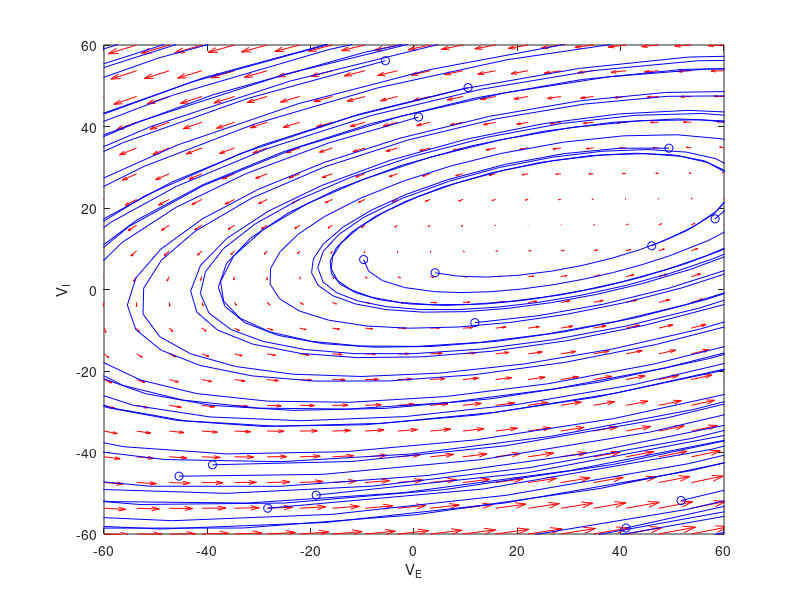

Write the MATLAB code that produced this figure. (Note: this script raises an error after producing the figure.)
clc
clear
figure
% initial parameters
noip = 15;
interval = 60;
Mee = 1.25;
Mei = -1;
Mie = 1;
Mii = 0;
Ye = -10;
Yi = 10;
Te = 0.01;
Ti = 0.05;
f = @(t,Y) [(-Y(1)+Mee*Y(1)+Mei*Y(2)-Ye)/Te;(-Y(2)+Mie*Y(1)+Mii*Y(2)-Yi)/Ti];
y1 = linspace(-interval,interval,20);
y2 = linspace(-interval,interval,20);
% creates two matrices one for all the x-values on the grid, and one for
% all the y-values on the grid. Note that x and y are matrices of the same
% size and shape, in this case 20 rows and 20 columns
[x,y] = meshgrid(y1,y2);
u = zeros(size(x));
v = zeros(size(x));
% we can use a single loop over each element to compute the derivatives at
% each point (y1, y2)
t=0; % we want the derivatives at each point at t=0, i.e. the starting time
for i = 1:numel(x)
Yprime = f(t,[x(i); y(i)]);
u(i) = Yprime(1);
v(i) = Yprime(2);
end
quiver(x,y,u,v,'r');
xlabel('V_E')
ylabel('V_I')
% axis tight equal;
hold on
for i = 1:noip
    [ts,ys] = ode45(f,[0,50],[rand()*interval*((-1)^floor(rand()*interval)); ...
    rand()*interval*((-1)^floor(rand()*interval))]);
    plot(ys(:,1),ys(:,2),'b')
    plot(ys(1,1),ys(1,2),'bo') % starting point
    plot(ys(end,1),ys(end,2),'ks') % ending point
    xlim([-interval interval]);
    ylim([-interval interval]);
end
syms t
fplot((t+Ye-Mee*t)/Mei,'m','LineWidth',2);
fplot((Yi-Mie*t)/(Mii-1),'g','LineWidth',2);
title("phase plane")
hold('off')